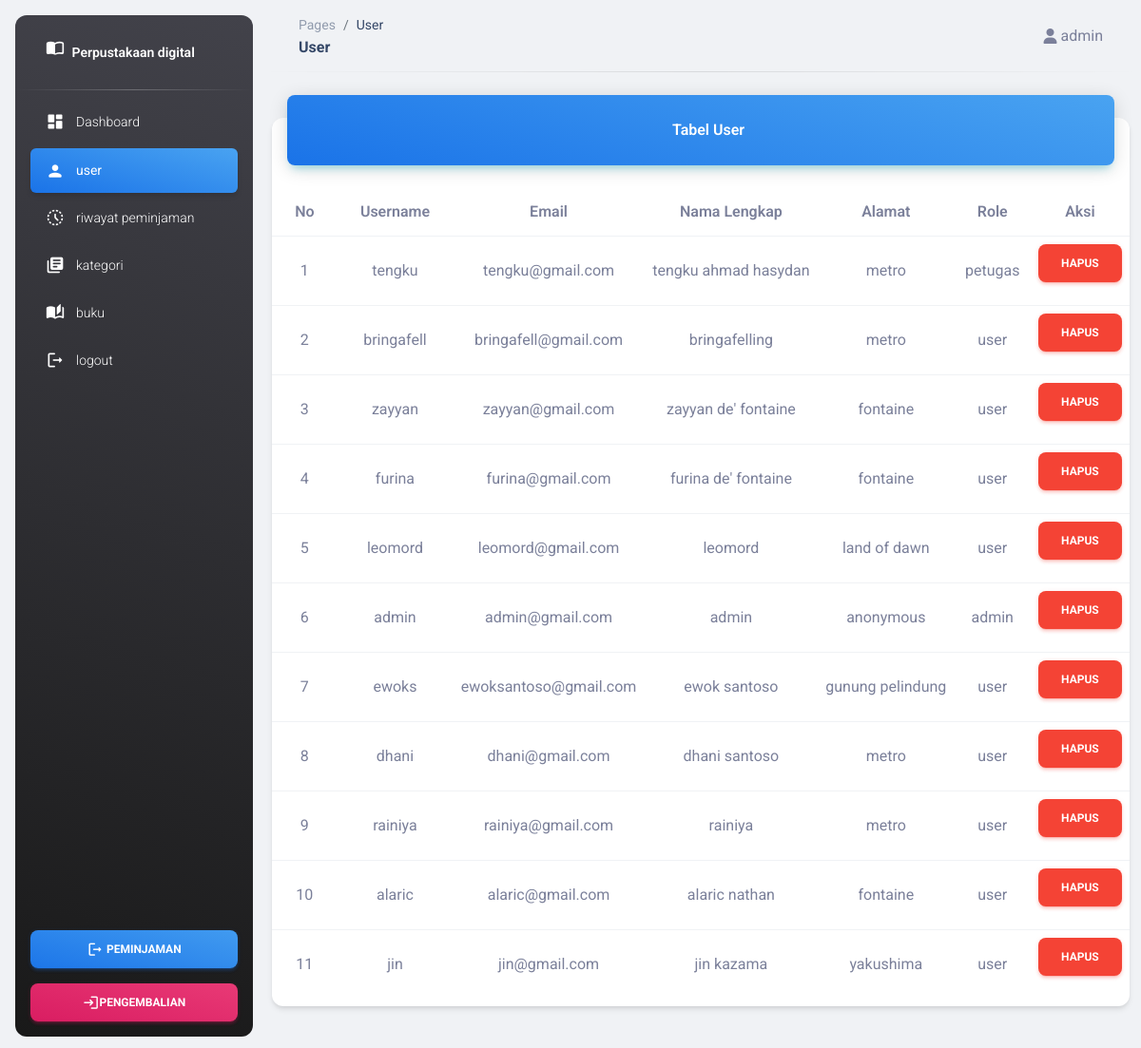
The app's page /pages/index.php?page=user (signed in) with its own data.
### tables this page shows
CREATE TABLE `user` (
  `id_user` int(11) NOT NULL,
  `username` varchar(255) DEFAULT NULL,
  `password` varchar(255) DEFAULT NULL,
  `email` varchar(255) DEFAULT NULL,
  `nama_lengkap` varchar(255) DEFAULT NULL,
  `alamat` text DEFAULT NULL,
  `role` varchar(50) DEFAULT NULL
);

### pages/user.php (the view, shortened to what this page needs)
<div class="container-fluid py-4">
      <div class="row">
        <div class="col-12">
          <div class="card my-4">
            <div class="card-header p-0 position-relative mt-n4 mx-3 z-index-2">
              <div class="bg-gradient-info shadow-info border-radius-lg pt-4 pb-3">
                <h6 class="text-white text-capitalize ps-3 text-center">Tabel User</h6>
              </div>
            </div>
            <div class="card-body px-0 pb-2">
              <div class="table-responsive p-0">
                <table class="table align-items-center mb-0">
                  <thead class="text-center">
                    <tr>
                      <th >No</th>
                      <th >Username</th>
                      <th >Email</th>
                      <th >Nama Lengkap</th>
                      <th >Alamat</th>
                      <th >Role</th>
                      <th >Aksi</th>
                    </tr>
                  </thead>
                  <tbody class="text-center">
                <?php
                $i = 1;
                $query = mysqli_query($koneksi,"SELECT*FROM user");
                while ($data = mysqli_fetch_array($query)){
                  ?>
                  <tr>
                    <td><?php echo $i;?></td>
                    <td><?php echo $data['username']; ?></td>
                    <td><?php echo $data['email']; ?></td>
                    <td><?php echo $data['nama_lengkap']; ?></td>
                    <td><?php echo $data['alamat']; ?></td>
                    <td><?php echo $data['role']; ?></td>
                    <td>
                    <button type="button" class="btn btn-danger " data-bs-toggle="modal" data-bs-target="#hapususer<?= $data['id_user']; ?>">Hapus</button>
                    </td>
                  </tr>
                  <?php
                  $i++;
                }
                ?>
                </tbody>
                </table>
              </div>
            </div>
          </div>
        </div>
    </div>

### pages/index.php (shortened to what this page needs)
<?php
$page = isset($_GET['page']) ? $_GET['page'] : 'dashboard';
if ($_SESSION['user']['role'] == 'user') {
  $level = 'user';
} elseif ($_SESSION['user']['role'] == 'petugas') {
  $level = 'petugas';
} else {
  $level = 'admin';
}
?>
<!DOCTYPE html>
<html lang="en">
<head>
  <link href="../assets/css/nucleo-icons.css" rel="stylesheet" />
  <link href="../assets/css/nucleo-svg.css" rel="stylesheet" />
  <link id="pagestyle" href="../assets/css/material-dashboard.css?v=3.1.0" rel="stylesheet" />
  <link href="https://cdn.jsdelivr.net/npm/select2@4.1.0-rc.0/dist/css/select2.min.css" rel="stylesheet" />
</head>
<body class="g-sidenav-show  bg-gray-200">
  <aside class="sidenav navbar navbar-vertical navbar-expand-xs border-0 border-radius-xl my-3 fixed-start ms-3   bg-gradient-dark" id="sidenav-main">
    <div class="sidenav-header">
      <a class="navbar-brand m-0" href="#">
        <i class="material-icons text-white opacity-10">import_contacts</i>
        <span class="ms-1 font-weight-bold text-white">Perpustakaan digital</span>
      </a>
    </div>
    <hr class="horizontal light mt-0 mb-2">
    <div class="collapse navbar-collapse  w-auto " id="sidenav-collapse-main">
      <ul class="navbar-nav">
        <li class="nav-item">
          <a class="nav-link text-white <?= (!isset($_GET['page']) || $page == 'dashboard' ? 'active bg-gradient-info' : '') ?>" href="?page=dashboard">
            <div class="text-white text-center me-2 d-flex align-items-center justify-content-center">
              <i class="material-icons opacity-10">dashboard</i>
            </div>
            <span class="nav-link-text ms-1">Dashboard</span>
          </a>
        </li>
        <?php
        if ($level == 'admin') {
        ?>
          <li class="nav-item">
            <a class="nav-link text-white  <?= ($page == 'user' ? 'active bg-gradient-info' : '') ?> " href="?page=user">
              <div class="text-white text-center me-2 d-flex align-items-center justify-content-center">
                <i class="material-icons opacity-10">person</i>
              </div>
              <span class="nav-link-text ms-1">user</span>
            </a>
          </li>
        <?php
        }
        ?>
        <?php
        if ($_SESSION['user']['role'] != 'user') {
        ?>
          <li class="nav-item">
            <a class="nav-link text-white  <?= ($page == 'history' ? 'active bg-gradient-info' : '') ?> " href="?page=history">
              <div class="text-white text-center me-2 d-flex align-items-center justify-content-center">
                <i class="material-icons opacity-10">history_toggle_off</i>
              </div>
              <span class="nav-link-text ms-1">riwayat peminjaman</span>
            </a>
          </li>
          <li class="nav-item">
            <a class="nav-link text-white  <?= ($page == 'kategori' ? 'active bg-gradient-info' : '') ?> " href="?page=kategori">
              <div class="text-white text-center me-2 d-flex align-items-center justify-content-center">
                <i class="material-icons opacity-10">library_books</i>
              </div>
              <span class="nav-link-text ms-1">kategori</span>
            </a>
          </li>
        <?php
        }
        ?>
        <li class="nav-item">
          <a class="nav-link text-white <?= ($page == 'buku' ? 'active bg-gradient-info' : '') ?>" href="?page=buku">
            <div class="text-white text-center me-2 d-flex align-items-center justify-content-center">
              <i class="material-icons opacity-10">auto_stories</i>
            </div>
            <span class="nav-link-text ms-1">buku</span>
          </a>
        </li>
        <li class="nav-item">
          <a class="nav-link text-white " href="logout.php">
            <div class="text-white text-center me-2 d-flex align-items-center justify-content-center">
              <i class="material-icons opacity-10">logout</i>
            </div>
            <span class="nav-link-text ms-1">logout</span>
          </a>
        </li>
        <?php
        if ($_SESSION['user']['role'] != 'user') {
        ?>
          <div class="sidenav-footer position-absolute w-100 bottom-0 ">
            <div class="mx-3">
              <a class="btn bg-gradient-info w-100" href="?page=peminjamanx" type="button">
                <i class="material-icons opacity-10">logout</i> Peminjaman</a>
              <a class="btn bg-gradient-primary w-100" href="?page=pengembalianx" type="button">
                <i class="material-icons opacity-10">login</i>Pengembalian</a>
            </div>
          </div>
        <?php
        }
        ?>
  </aside>
  <main class="main-content position-relative max-height-vh-100 h-100 border-radius-lg ">
    <nav class="navbar navbar-main navbar-expand-lg px-0 mx-4 shadow-none border-radius-xl" id="navbarBlur" data-scroll="true">
      <div class="container-fluid py-1 px-3">
        <nav aria-label="breadcrumb">
          <ol class="breadcrumb bg-transparent mb-0 pb-0 pt-1 px-0 me-sm-6 me-5">
            <li class="breadcrumb-item text-sm"><a class="opacity-5 text-dark" href="javascript:;">Pages</a></li>
            <li class="breadcrumb-item text-sm text-dark active" aria-current="page"><?= ucwords($page) ?></li>
          </ol>
          <h6 class="font-weight-bolder mb-0"><?= ucwords($page) ?></h6>
        </nav>
        <div class="collapse navbar-collapse mt-sm-0 mt-2 me-md-0 me-sm-4" id="navbar">
          <li class="nav-item d-flex align-items-center">
            <i class="fa fa-user me-sm-1"></i>
            <span class="d-sm-inline d-none"><?= $_SESSION['user']['nama_lengkap'] ?></span>
          </li>
        </div>
      </div>
    </nav>
    <hr class="dark horizontal my-0">
    <?php
    include '../pages/' . $page . '.php';
    ?>
  </main>
</body>
</html>

### records on screen
user: username "tengku", email "tengku@gmail.com", nama_lengkap "tengku ahmad hasydan", alamat "metro", role "petugas"
user: username "bringafell", email "bringafell@gmail.com", nama_lengkap "bringafelling", alamat "metro", role "user"
user: username "zayyan", email "zayyan@gmail.com", nama_lengkap "zayyan de' fontaine", alamat "fontaine", role "user"
user: username "furina", email "furina@gmail.com", nama_lengkap "furina de' fontaine", alamat "fontaine", role "user"
user: username "leomord", email "leomord@gmail.com", nama_lengkap "leomord", alamat "land of dawn", role "user"
user: username "admin", email "admin@gmail.com", nama_lengkap "admin", alamat "anonymous", role "admin"
user: username "ewoks", email "ewoksantoso@gmail.com", nama_lengkap "ewok santoso", alamat "gunung pelindung", role "user"
user: username "dhani", email "dhani@gmail.com", nama_lengkap "dhani santoso", alamat "metro", role "user"
user: username "rainiya", email "rainiya@gmail.com", nama_lengkap "rainiya", alamat "metro", role "user"
user: username "alaric", email "alaric@gmail.com", nama_lengkap "alaric nathan", alamat "fontaine", role "user"
user: username "jin", email "jin@gmail.com", nama_lengkap "jin kazama", alamat "yakushima", role "user"

### other values on screen
$page "User"
$_SESSION['user']['nama_lengkap'] "admin"
